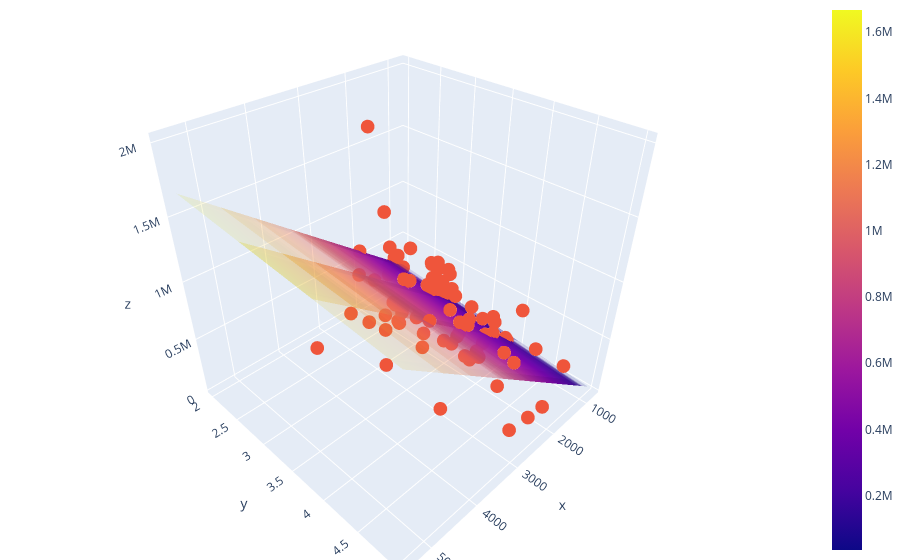

This figure's notebook cell:
### Markdown cell above
<span style="font-family:Monospace">Dla pierwszych 4 wierszy predykujemy następujące ceny: [278728.533 715117.204 207076.331 466541.748 435702.875 ]</span>

### Code cell
# Do wizualizacji weźmiemy tylko 100 pierwszych wierszy
df_small = df.iloc[:100,:]
X1 =df_small['sqft_living']
X2 =df_small['bedrooms']
Y =df_small['price']

X1_plane, X2_plane = np.meshgrid(X1, X2)
model_input = np.stack((X1_plane,X2_plane), axis=-1)
Y_plane = linear_model(model_input)

fig = go.Figure(data=[go.Surface(z=Y_plane, x=X1_plane, y=X2_plane, opacity=0.005), go.Scatter3d(x=X1, y=X2, z=Y, mode='markers')])

fig.update_layout(margin=dict(l=0, r=0, b=0, t=0))
